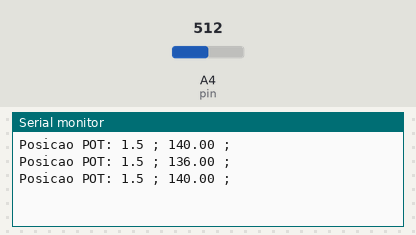
The sketch below on a simulated Arduino Uno, built with avr-gcc and run on an emulated ATmega328P. On the bench: the last lines printed to the serial monitor. The test bench sets the inputs (shaded band); at power-on: A4 (pin) = 512.

Above: at 1.3 s.
1.4 s: A4 (pin) set to 716
At 1.9 s:
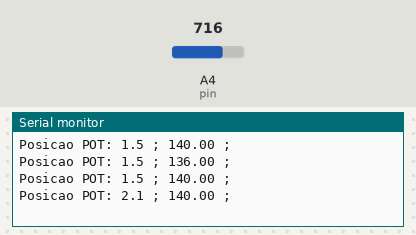
2.9 s: A4 (pin) set to 900
At 3.4 s:
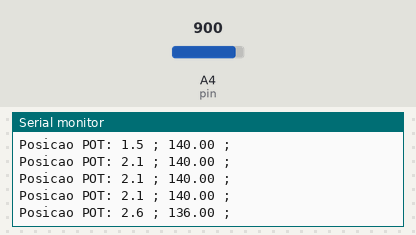
Timing chart, 0 to 5.9 s (numbered marks = the images above; inputs shaded):
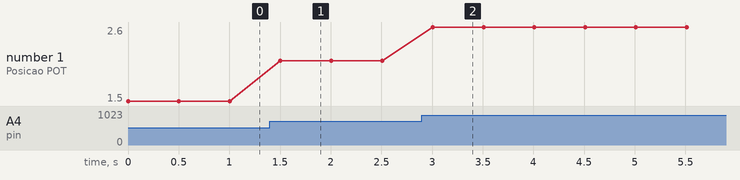

The sketch:

adc_test_pot.ino
```cpp
#include <Wire.h>

#define   ADC_12BIT_MAX   4096
#define   BAUD 2000000
#define   pin 4
#define   p5 17.5938359490609
#define   p4  1.21697808640912
#define   p3  -0.000168313273959029
#define   p2  7.69758075646963e-08
#define   p1  -1.21956845031952e-11

double valuefitted;
double potvoltage;
double stoptime;
double start;
double value = 0;
float DT5_RATIO = 1.552971576f; // VOLTAGE DIVIDER FOR POTENTIOMETER
void setup() {
  Serial.begin(BAUD);
  pinMode(pin, INPUT);
  /* aguarda a serial estar disponível */
  while (!Serial);

}

void loop() {

  value = analogRead(pin);
  //.print("Valor lido Logico: ");
  //Serial.print(value);
  //Serial.print(" : ");
  start = micros();
  valuefitted = (value*value*value*value*p1)+(value*value*value*p2)+(value*value*p3) + (value*p4) + p5;
  potvoltage = (valuefitted * 3.3)/4095;
  stoptime = micros();
  //Serial.print("Valor ajustado Logico: ");
  //Serial.print(valuefitted);
  //Serial.print(" ; ");
  //Serial.print("Tensao de leitura ajustada: ");
  //Serial.print(potvoltage);
  //Serial.print(" ; ");
  Serial.print("Posicao POT: ");
  Serial.print(potvoltage * DT5_RATIO * 2,1);
  Serial.print(" ; ");

  Serial.print(stoptime-start);
  Serial.println(" ; ");
  delay(500);
}
```

Measured:
- after the input at 1.4 s, the serial monitor: prints a new line after 0.10 s (image 1)
- after the input at 2.9 s, the serial monitor: prints a new line after 0.11 s (image 2)
- plotted number 1: 1.5 → 2.1 after the input at 1.4 s, 2.1 → 2.6 after the input at 2.9 s
